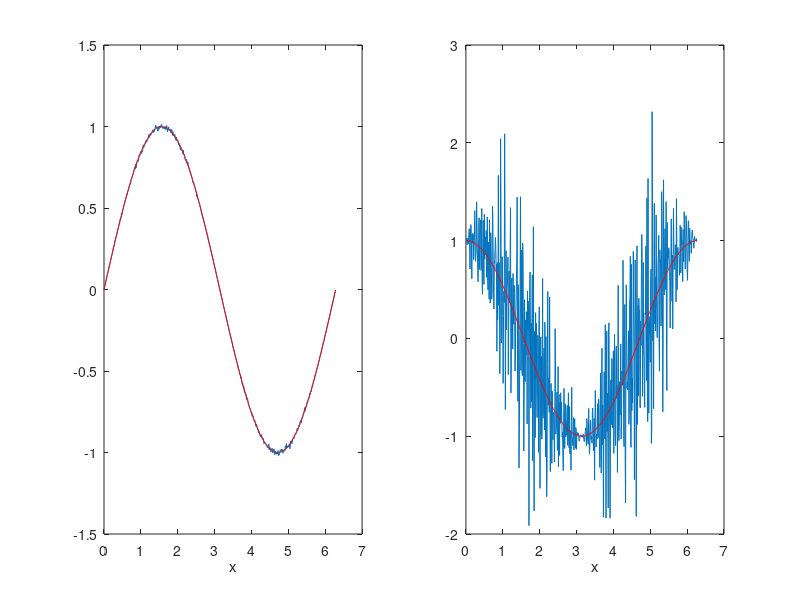

Write the MATLAB code that produced this figure.
% Example 14.6 -- Figure 14.3 : differentiating noisy data

x = 0:.01:2*pi;
l = length(x);
sinx = sin(x);
sinp = (1+.01*randn(1,l)).*sinx;

cosx = (sinx(3:l)-sinx(1:l-2))/.02;
cosp = (sinp(3:l)-sinp(1:l-2))/.02;
err_f = max(abs(sinx-sinp))
err_fp = max(abs(cosx-cosp))

subplot(1,2,1)
plot(x,sinp,x,sinx,'r')
xlabel('x')
%title('sin (x) with 1% noise')

subplot(1,2,2)
plot(x(2:l-1),cosp,x(2:l-1),cosx,'r')
xlabel('x')
%title('cos (x) by noisy numerical differentiation')